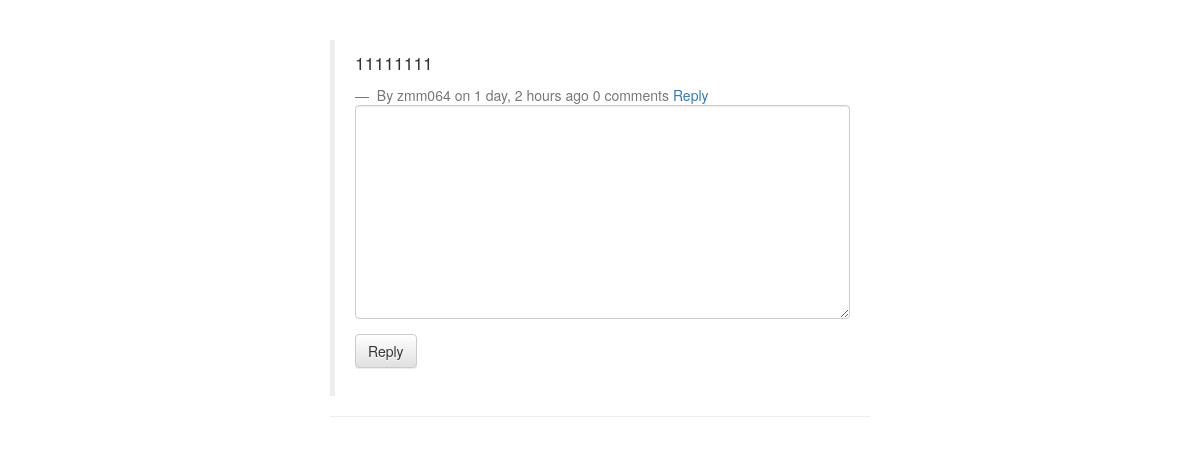
The page /comments/3/ on the database as committed earlier.
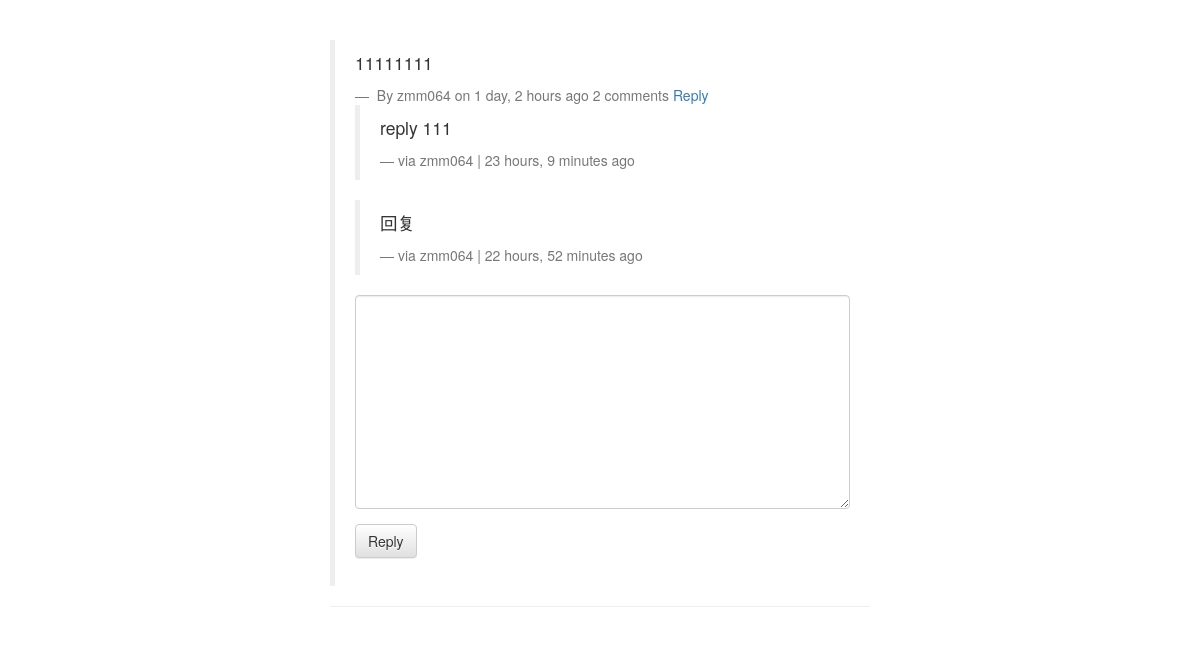
The same page on the database as committed later.
### comments/models.py (models this page shows, shortened)
class Comment(models.Model):
    user      = models.ForeignKey(settings.AUTH_USER_MODEL, default=1)
    post      = models.ForeignKey(Post)
    content   = models.TextField()
    timestamp = models.DateTimeField(auto_now_add=True)
    parent    = models.ForeignKey("self", null=True, blank=True)
    def children(self):
        return Comment.objects.filter(parent=self)

### comments/views.py (the view, shortened to what this page needs)
# urls.py: url(r'^(?P<id>\d+)/$', comment_thread, name='thread'),
def comment_thread(request, id):
    comment = get_object_or_404(Comment, id=id)
    comment_form = CommentForm(request.POST or None)
    return render(request, 'comment_thread.html', {"comment":comment, "comment_form":comment_form})

### comments/forms.py
class CommentForm(forms.ModelForm):
    content = forms.CharField(widget=forms.Textarea, label="")
    class Meta:
        model = Comment
        fields = ["content"]

### templates/comment_thread.html (shortened to what this page needs)
﻿{% extends "base.html" %}
{% load urlify %} {% load crispy_forms_tags %}
{% block content %}
<div class="col-sm-6 col-sm-offset-3">
            <div class="">
                <blockquote>
                <p>{{ comment.content }}</p>
                <footer>
                    By {{ comment.user }} on {{ comment.timestamp|timesince }} ago
                    {{ comment.children.count }} comment{{ comment.children.count|pluralize }}
                    <a href="#" class="comment-reply-btn">Reply</a>
                </footer>
                <div class="comment-reply">
                    {% for child_comment in comment.children %}
                        <blockquote>
                            <p>{{ child_comment.content }}</p>
                            <footer>via {{ child_comment.user }} | {{ child_comment.timestamp|timesince }} ago</footer>
                        </blockquote>
                    {% endfor %}
                    <form action="" method="POST">
                        {{ comment_form|crispy }}
                        <input type="submit" value="Reply" class="btn btn-default"/>
                    </form>
                </div>
                </blockquote>
                <hr />
            </div>
</div>
{% endblock content %}

Rows that differ between the two databases and show on the page:
computed for Comment "1 day, 2 hours": children.count "0" → "2"
added Comment: content "reply 111", user "zmm064", timestamp "23 hours, 9 minutes"
added Comment: content "回复", user "zmm064", timestamp "22 hours, 52 minutes"
